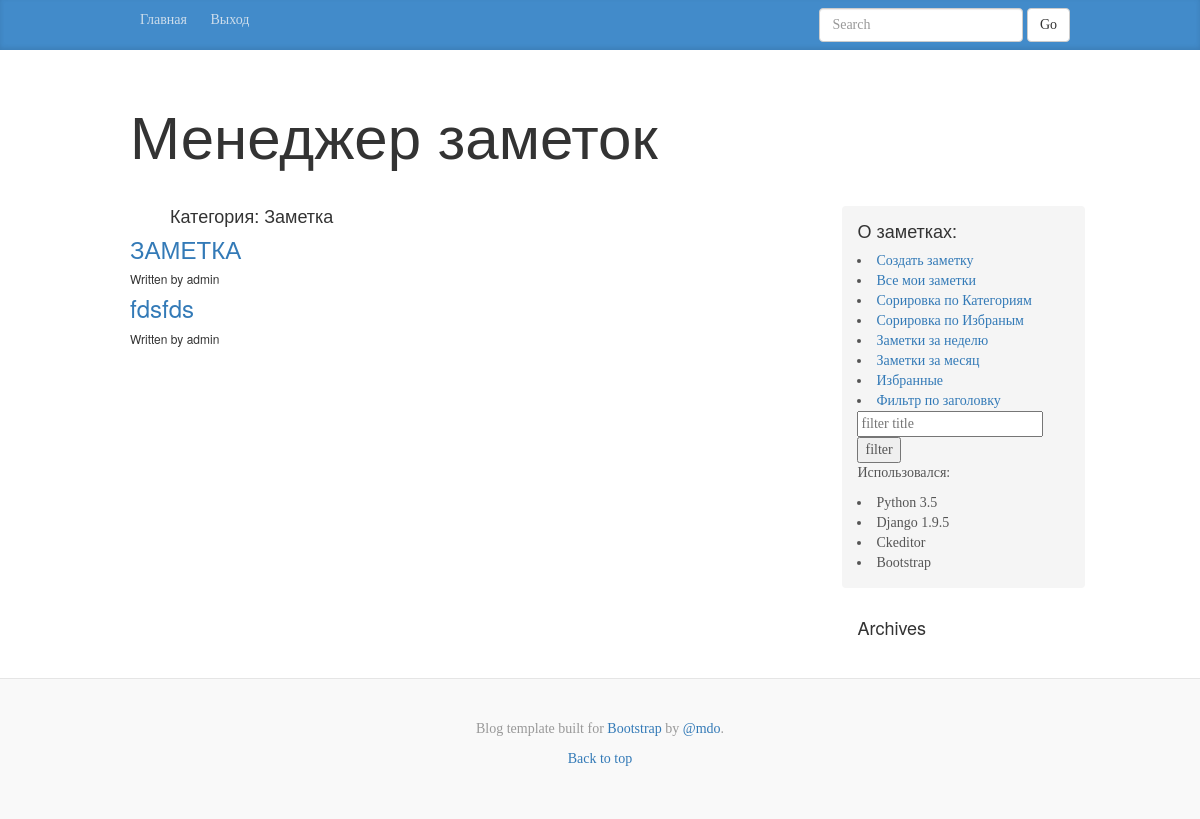
Page /category/get/2/ (signed in) on the earlier database version.
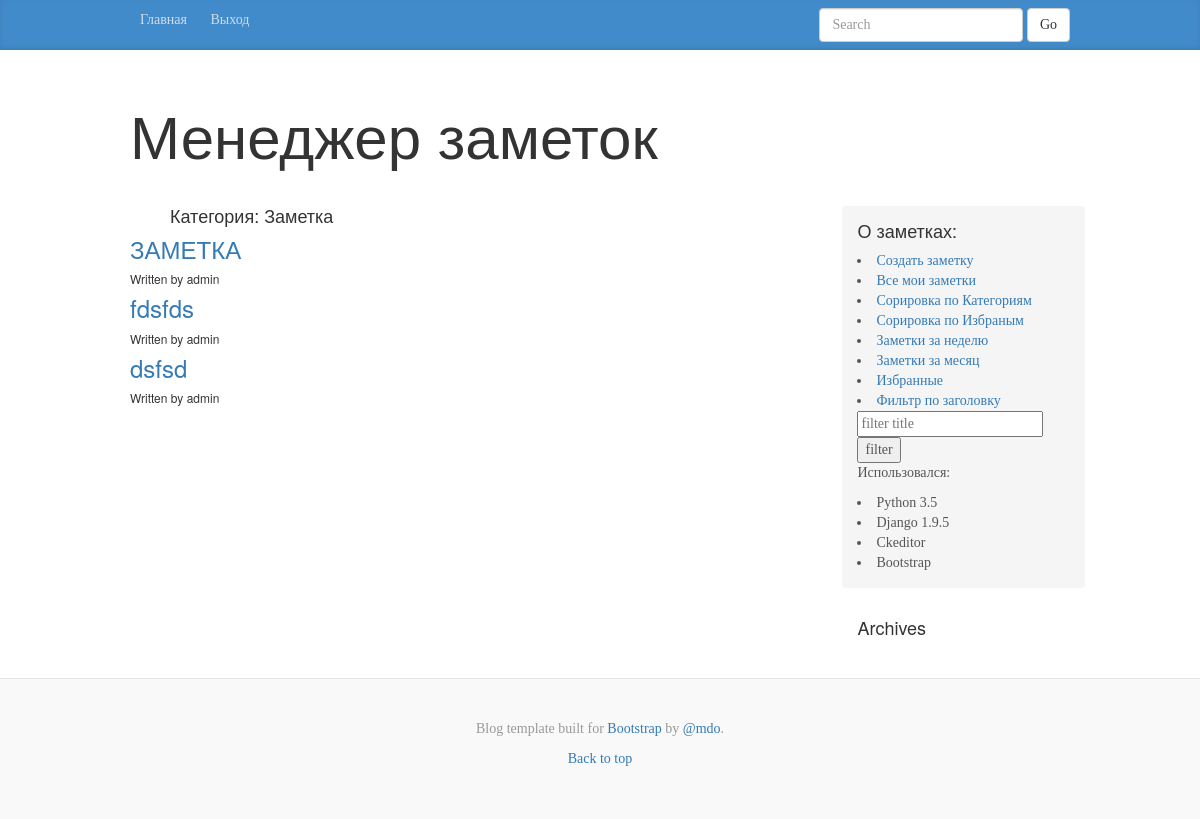
Same page on the later database version.
### notes/models.py (models this page shows, shortened)
class Notes(models.Model):
    class Meta:
        db_table = 'Notes'
        verbose_name_plural = "Заметки"
    id = models.UUIDField(primary_key=True, default=uuid.uuid4, editable=False)
    title = models.CharField(max_length=150)
    text = RichTextField(null=True, blank=True)
    date_added = models.DateTimeField(auto_now_add=True)
    date_modified = models.DateTimeField(auto_now=True)
    author = models.ForeignKey(settings.AUTH_USER_MODEL, default=1)
    favorites = models.BooleanField(default=False)
    category = models.ForeignKey(Category, blank=True,
                                 null=True, related_name='cat')
    publish = models.BooleanField(default=False)

### notes/views.py (the view)
# urls.py: url(r'^category/get/(?P<category_id>\d+)/$', notes.views.category,
def category(request, category_id=1):
    args = {
        'category_all': Category.objects.all(),
        'category': Category.objects.get(id=category_id),
        'notes': Notes.objects.filter(
            category=category_id,
            author=auth.get_user(request).id)
        .select_related('category', 'author'),
        'username': auth.get_user(request).username,
    }
    return render_to_response('category.html', args)

### notes/models.py (called while the page is built)
    def __str__(self):
        return self.name

### notes/templates/category.html
{% extends 'main.html' %}
{% load staticfiles %}
{% load i18n mptt_tags %}
{% block notes %}
<ul class="right"><h4> Категория: {{ category }}</h4></ul>
{% for note in notes %}<article>
    <h3><a href="/note/{{note.id}}">{{ note.title }}</a></h3>
    <h6>Written by {{note.author.username}} {{ note.date }}</h6>
{% endfor %}
{%  endblock %}

Differences in the rows shown:
added Notes: title "dsfsd", author.username "admin"
